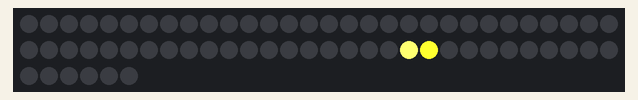
Simulated run of this sketch. Board: Arduino Uno, built for the host (arithmetic inside an expression is 32-bit, double 64-bit). On the bench: 66 RGB LEDs in strip order, left to right, continuing on the next row. Dim RGB values are drawn brighter than linear; random numbers use the default seed unless the sketch sets one.

Above: at 0.61 s.
At 4.54 s:
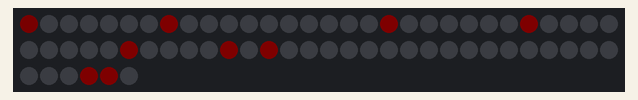
At 8.87 s:
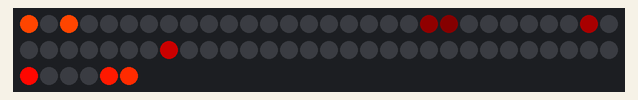
At 16.67 s:
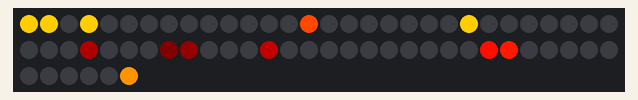
At 24.99 s:
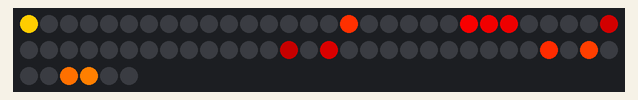
At 39.8 s:
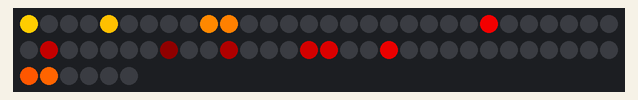

The sketch:

fastled02.ino
```cpp
#define FASTLED_ESP8266_NODEMCU_PIN_ORDER


#include <FastLED.h>
#define NUM_LEDS 66
#define DATA_PIN 4
CRGB leds[NUM_LEDS]; // sets up block of memory

#define NUM_SPARKS 25 // max number (could be NUM_LEDS / 2);
float sparkPos[NUM_SPARKS];
float sparkVel[NUM_SPARKS];
float sparkCol[NUM_SPARKS];
float flarePos;

float gravity = -.004; // m/s/s

void setup() {
  Serial.begin(115200);
  FastLED.addLeds<WS2811, DATA_PIN, RGB>(leds, NUM_LEDS);
}

/*
 * Main Loop
 */
void loop() {
  // send up flare
  flare();

  // explode
  explodeLoop();

  // wait before sending up another
  delay(random16(1000, 4000));
}


/*
 * Send up a flare
 *
 */
void flare() {

  flarePos = 0;
  float flareVel = float(random16(50, 90)) / 100; // trial and error to get reasonable range
  float brightness = 1;

  // initialize launch sparks
  for (int i = 0; i < 5; i++) {
    sparkPos[i] = 0;
    sparkVel[i] = (float(random8()) / 255) * (flareVel / 5);
    // random around 20% of flare velocity
    sparkCol[i] = sparkVel[i] * 1000;
    sparkCol[i] = constrain(sparkCol[i], 0, 255);
  }
  // launch
  FastLED.clear();
  while (flareVel >= -.2) {
    // sparks
    for (int i = 0; i < 5; i++) {
      sparkPos[i] += sparkVel[i];
      sparkPos[i] = constrain(sparkPos[i], 0, 120);
      sparkVel[i] += gravity;
      sparkCol[i] += -.8;
      sparkCol[i] = constrain(sparkCol[i], 0, 255);
      leds[int(sparkPos[i])] = HeatColor(sparkCol[i]);
      leds[int(sparkPos[i])] %= 50; // reduce brightness to 50/255
    }

    // flare
    leds[int(flarePos)] = CHSV(0, 0, int(brightness * 255));
    FastLED.show();
    FastLED.clear();
    flarePos += flareVel;
    flareVel += gravity;
    brightness *= .985;
  }
}

/*
 * Explode!
 *
 * Explosion happens where the flare ended.
 * Size is proportional to the height.
 */
void explodeLoop() {
  flarePos = 50.0;
  int nSparks = flarePos / 2; // works out to look about right

  // initialize sparks
  for (int i = 0; i < nSparks; i++) {
    sparkPos[i] = flarePos; sparkVel[i] = (float(random16(0, 20000)) / 10000.0) - 1.0; // from -1 to 1
    sparkCol[i] = abs(sparkVel[i]) * 500; // set colors before scaling velocity to keep them bright
    sparkCol[i] = constrain(sparkCol[i], 0, 255);
    sparkVel[i] *= flarePos / NUM_LEDS; // proportional to height
  }
  sparkCol[0] = 255; // this will be our known spark
  float dying_gravity = gravity;
  float c1 = 120;
  float c2 = 50;
  while(sparkCol[0] > c2/128) { // as long as our known spark is lit, work with all the sparks
    FastLED.clear();
    for (int i = 0; i < nSparks; i++) {
      sparkPos[i] += sparkVel[i];
      sparkPos[i] = constrain(sparkPos[i], 0, NUM_LEDS);
      sparkVel[i] += dying_gravity;
      sparkCol[i] *= .99;
      sparkCol[i] = constrain(sparkCol[i], 0, 255); // red cross dissolve
      if(sparkCol[i] > c1) { // fade white to yellow
        leds[int(sparkPos[i])] = CRGB(255, 255, (255 * (sparkCol[i] - c1)) / (255 - c1));
      }
      else if (sparkCol[i] < c2) { // fade from red to black
        leds[int(sparkPos[i])] = CRGB((255 * sparkCol[i]) / c2, 0, 0);
      }
      else { // fade from yellow to red
        leds[int(sparkPos[i])] = CRGB(255, (255 * (sparkCol[i] - c2)) / (c1 - c2), 0);
      }
    }
    dying_gravity *= .995; // as sparks burn out they fall slower
    FastLED.show();
    delay(5);
  }
  FastLED.clear();
  FastLED.show();
}
```
